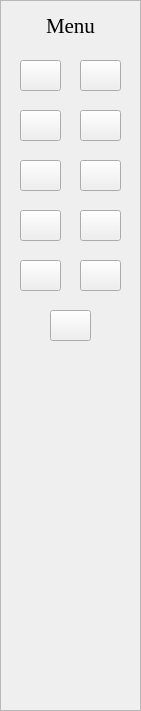
   <widget class="QFrame" name="menuFrame">
    <property name="geometry">
     <rect>
      <x>1210</x>
      <y>10</y>
      <width>141</width>
      <height>711</height>
     </rect>
    </property>
    <property name="frameShape">
     <enum>QFrame::StyledPanel</enum>
    </property>
    <property name="frameShadow">
     <enum>QFrame::Raised</enum>
    </property>
    <widget class="QLabel" name="menuLabel">
     <property name="geometry">
      <rect>
       <x>10</x>
       <y>10</y>
       <width>121</width>
       <height>31</height>
      </rect>
     </property>
     <property name="font">
      <font>
       <family>Times New Roman</family>
       <pointsize>16</pointsize>
      </font>
     </property>
     <property name="text">
      <string>Menu</string>
     </property>
     <property name="alignment">
      <set>Qt::AlignCenter</set>
     </property>
    </widget>
    <widget class="QPushButton" name="textMenu">
     <property name="geometry">
      <rect>
       <x>20</x>
       <y>60</y>
       <width>41</width>
       <height>31</height>
      </rect>
     </property>
     <property name="text">
      <string/>
     </property>
     <property name="icon">
      <iconset resource="images.qrc">
       <normaloff>:/images/icon/text.svg</normaloff>:/images/icon/text.svg</iconset>
     </property>
     <property name="iconSize">
      <size>
       <width>24</width>
       <height>24</height>
      </size>
     </property>
    </widget>
    <widget class="QPushButton" name="pointMenu">
     <property name="geometry">
      <rect>
       <x>80</x>
       <y>60</y>
       <width>41</width>
       <height>31</height>
      </rect>
     </property>
     <property name="text">
      <string/>
     </property>
     <property name="icon">
      <iconset resource="images.qrc">
       <normaloff>:/images/icon/point.svg</normaloff>:/images/icon/point.svg</iconset>
     </property>
     <property name="iconSize">
      <size>
       <width>24</width>
       <height>24</height>
      </size>
     </property>
    </widget>
    <widget class="QPushButton" name="lineMenu">
     <property name="geometry">
      <rect>
       <x>20</x>
       <y>110</y>
       <width>41</width>
       <height>31</height>
      </rect>
     </property>
     <property name="text">
      <string/>
     </property>
     <property name="icon">
      <iconset resource="images.qrc">
       <normaloff>:/images/icon/line.svg</normaloff>:/images/icon/line.svg</iconset>
     </property>
     <property name="iconSize">
      <size>
       <width>24</width>
       <height>24</height>
      </size>
     </property>
    </widget>
    <widget class="QPushButton" name="polylineMenu">
     <property name="geometry">
      <rect>
       <x>80</x>
       <y>110</y>
       <width>41</width>
       <height>31</height>
      </rect>
     </property>
     <property name="text">
      <string/>
     </property>
     <property name="icon">
      <iconset resource="images.qrc">
       <normaloff>:/images/icon/polyline.svg</normaloff>:/images/icon/polyline.svg</iconset>
     </property>
     <property name="iconSize">
      <size>
       <width>24</width>
       <height>24</height>
      </size>
     </property>
    </widget>
    <widget class="QPushButton" name="polygonMenu">
     <property name="geometry">
      <rect>
       <x>20</x>
       <y>160</y>
       <width>41</width>
       <height>31</height>
      </rect>
     </property>
     <property name="text">
      <string/>
     </property>
     <property name="icon">
      <iconset resource="images.qrc">
       <normaloff>:/images/icon/polygon.svg</normaloff>:/images/icon/polygon.svg</iconset>
     </property>
     <property name="iconSize">
      <size>
       <width>24</width>
       <height>24</height>
      </size>
     </property>
    </widget>
    <widget class="QPushButton" name="arcMenu">
     <property name="geometry">
      <rect>
       <x>80</x>
       <y>160</y>
       <width>41</width>
       <height>31</height>
      </rect>
     </property>
     <property name="text">
      <string/>
     </property>
     <property name="icon">
      <iconset resource="images.qrc">
       <normaloff>:/images/icon/arc_2.png</normaloff>:/images/icon/arc_2.png</iconset>
     </property>
     <property name="iconSize">
      <size>
       <width>24</width>
       <height>24</height>
      </size>
     </property>
    </widget>
    <widget class="QPushButton" name="roundedRectangleMenu">
     <property name="geometry">
      <rect>
       <x>20</x>
       <y>210</y>
       <width>41</width>
       <height>31</height>
      </rect>
     </property>
     <property name="text">
      <string/>
     </property>
     <property name="icon">
      <iconset resource="images.qrc">
       <normaloff>:/images/icon/rounded-rectangle.svg</normaloff>:/images/icon/rounded-rectangle.svg</iconset>
     </property>
     <property name="iconSize">
      <size>
       <width>24</width>
       <height>24</height>
      </size>
     </property>
    </widget>
    <widget class="QPushButton" name="rectangleMenu">
     <property name="geometry">
      <rect>
       <x>80</x>
       <y>210</y>
       <width>41</width>
       <height>31</height>
      </rect>
     </property>
     <property name="text">
      <string/>
     </property>
     <property name="icon">
      <iconset resource="images.qrc">
       <normaloff>:/images/icon/rectangle.svg</normaloff>:/images/icon/rectangle.svg</iconset>
     </property>
     <property name="iconSize">
      <size>
       <width>24</width>
       <height>24</height>
      </size>
     </property>
    </widget>
    <widget class="QPushButton" name="ellipseMenu">
     <property name="geometry">
      <rect>
       <x>20</x>
       <y>260</y>
       <width>41</width>
       <height>31</height>
      </rect>
     </property>
     <property name="text">
      <string/>
     </property>
     <property name="icon">
      <iconset resource="images.qrc">
       <normaloff>:/images/icon/ellipse.svg</normaloff>:/images/icon/ellipse.svg</iconset>
     </property>
     <property name="iconSize">
      <size>
       <width>24</width>
       <height>24</height>
      </size>
     </property>
    </widget>
    <widget class="QPushButton" name="pixmapMenu">
     <property name="geometry">
      <rect>
       <x>80</x>
       <y>260</y>
       <width>41</width>
       <height>31</height>
      </rect>
     </property>
     <property name="text">
      <string/>
     </property>
     <property name="icon">
      <iconset resource="images.qrc">
       <normaloff>:/images/icon/image.svg</normaloff>:/images/icon/image.svg</iconset>
     </property>
     <property name="iconSize">
      <size>
       <width>24</width>
       <height>24</height>
      </size>
     </property>
    </widget>
    <widget class="QPushButton" name="homeMenu">
     <property name="geometry">
      <rect>
       <x>50</x>
       <y>310</y>
       <width>41</width>
       <height>31</height>
      </rect>
     </property>
     <property name="text">
      <string/>
     </property>
     <property name="icon">
      <iconset resource="images.qrc">
       <normaloff>:/images/icon/logout-icon.svg</normaloff>:/images/icon/logout-icon.svg</iconset>
     </property>
     <property name="iconSize">
      <size>
       <width>26</width>
       <height>26</height>
      </size>
     </property>
    </widget>
   </widget>
